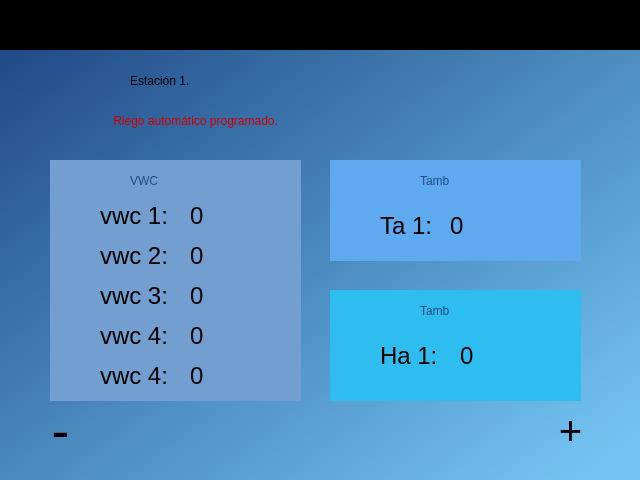
<?xml version="1.0" encoding="UTF-8"?>
<ui version="4.0">
 <class>widget_inicio</class>
 <widget class="QWidget" name="widget_inicio">
  <property name="geometry">
   <rect>
    <x>0</x>
    <y>0</y>
    <width>640</width>
    <height>480</height>
   </rect>
  </property>
  <property name="windowTitle">
   <string>Form</string>
  </property>
  <property name="styleSheet">
   <string notr="true"/>
  </property>
  <widget class="QWidget" name="widget_fecha" native="true">
   <property name="geometry">
    <rect>
     <x>0</x>
     <y>0</y>
     <width>641</width>
     <height>51</height>
    </rect>
   </property>
   <property name="styleSheet">
    <string notr="true">QWidget#widget_fecha{
background-color:rgb(0, 0, 0)}</string>
   </property>
   <widget class="QLabel" name="lbl_hora">
    <property name="geometry">
     <rect>
      <x>20</x>
      <y>10</y>
      <width>151</width>
      <height>21</height>
     </rect>
    </property>
    <property name="styleSheet">
     <string notr="true">font: 57 16pt &quot;Ubuntu&quot;;
color:rgb(238, 238, 236);</string>
    </property>
    <property name="text">
     <string/>
    </property>
   </widget>
   <widget class="QLabel" name="lbl_fecha">
    <property name="geometry">
     <rect>
      <x>460</x>
      <y>10</y>
      <width>161</width>
      <height>21</height>
     </rect>
    </property>
    <property name="styleSheet">
     <string notr="true">font: 57 16pt &quot;Ubuntu&quot;;
color:rgb(238, 238, 236);</string>
    </property>
    <property name="text">
     <string/>
    </property>
   </widget>
  </widget>
  <widget class="QWidget" name="widget_datos" native="true">
   <property name="geometry">
    <rect>
     <x>0</x>
     <y>50</y>
     <width>641</width>
     <height>431</height>
    </rect>
   </property>
   <property name="styleSheet">
    <string notr="true">QWidget#widget_datos{
background-color:qlineargradient(spread:pad, x1:0, y1:0, x2:0.985075, y2:0.903, stop:0 rgba(32, 74, 135, 255), stop:1 rgba(115, 196, 242, 255))
}</string>
   </property>
   <widget class="QLabel" name="label_9">
    <property name="geometry">
     <rect>
      <x>10</x>
      <y>10</y>
      <width>91</width>
      <height>101</height>
     </rect>
    </property>
    <property name="text">
     <string/>
    </property>
    <property name="pixmap">
     <pixmap>../../../Prototipo_telem_01/images/logo.png</pixmap>
    </property>
    <property name="scaledContents">
     <bool>true</bool>
    </property>
   </widget>
   <widget class="QLabel" name="label">
    <property name="geometry">
     <rect>
      <x>30</x>
      <y>360</y>
      <width>71</width>
      <height>51</height>
     </rect>
    </property>
    <property name="text">
     <string/>
    </property>
    <property name="pixmap">
     <pixmap>../../../Prototipo_telem_01/images/flecha_Atras.png</pixmap>
    </property>
    <property name="scaledContents">
     <bool>true</bool>
    </property>
   </widget>
   <widget class="QLabel" name="label_2">
    <property name="geometry">
     <rect>
      <x>40</x>
      <y>360</y>
      <width>41</width>
      <height>41</height>
     </rect>
    </property>
    <property name="font">
     <font>
      <pointsize>40</pointsize>
     </font>
    </property>
    <property name="text">
     <string>-</string>
    </property>
    <property name="alignment">
     <set>Qt::AlignCenter</set>
    </property>
   </widget>
   <widget class="QLabel" name="lbl_num_est">
    <property name="geometry">
     <rect>
      <x>130</x>
      <y>0</y>
      <width>421</width>
      <height>61</height>
     </rect>
    </property>
    <property name="styleSheet">
     <string notr="true">font: 22pt &quot;Ubuntu&quot;;</string>
    </property>
    <property name="text">
     <string>Estación 1.</string>
    </property>
   </widget>
   <widget class="QLabel" name="lbl_tipo_riego">
    <property name="geometry">
     <rect>
      <x>110</x>
      <y>40</y>
      <width>511</width>
      <height>61</height>
     </rect>
    </property>
    <property name="styleSheet">
     <string notr="true">font: 22pt &quot;Ubuntu&quot;;
color:rgb(204, 0, 0)</string>
    </property>
    <property name="text">
     <string> Riego automático programado.</string>
    </property>
   </widget>
   <widget class="QWidget" name="widget_vwc" native="true">
    <property name="geometry">
     <rect>
      <x>50</x>
      <y>110</y>
      <width>251</width>
      <height>241</height>
     </rect>
    </property>
    <property name="styleSheet">
     <string notr="true">QWidget#widget_vwc{
	background-color:rgb(114, 159, 207)
}
</string>
    </property>
    <widget class="QLabel" name="lbl_riego_est1">
     <property name="geometry">
      <rect>
       <x>50</x>
       <y>30</y>
       <width>71</width>
       <height>51</height>
      </rect>
     </property>
     <property name="font">
      <font>
       <family>Ubuntu</family>
       <pointsize>18</pointsize>
       <weight>50</weight>
       <italic>false</italic>
       <bold>false</bold>
      </font>
     </property>
     <property name="styleSheet">
      <string notr="true">font: 18pt &quot;Ubuntu&quot;;
</string>
     </property>
     <property name="text">
      <string>vwc 1:</string>
     </property>
    </widget>
    <widget class="QLabel" name="lbl_riego_est1_2">
     <property name="geometry">
      <rect>
       <x>50</x>
       <y>70</y>
       <width>71</width>
       <height>51</height>
      </rect>
     </property>
     <property name="font">
      <font>
       <family>Ubuntu</family>
       <pointsize>18</pointsize>
       <weight>50</weight>
       <italic>false</italic>
       <bold>false</bold>
      </font>
     </property>
     <property name="styleSheet">
      <string notr="true">font: 18pt &quot;Ubuntu&quot;;
</string>
     </property>
     <property name="text">
      <string>vwc 2:</string>
     </property>
    </widget>
    <widget class="QLabel" name="lbl_riego_est1_3">
     <property name="geometry">
      <rect>
       <x>50</x>
       <y>110</y>
       <width>71</width>
       <height>51</height>
      </rect>
     </property>
     <property name="font">
      <font>
       <family>Ubuntu</family>
       <pointsize>18</pointsize>
       <weight>50</weight>
       <italic>false</italic>
       <bold>false</bold>
      </font>
     </property>
     <property name="styleSheet">
      <string notr="true">font: 18pt &quot;Ubuntu&quot;;
</string>
     </property>
     <property name="text">
      <string>vwc 3:</string>
     </property>
    </widget>
    <widget class="QLabel" name="lbl_riego_est1_4">
     <property name="geometry">
      <rect>
       <x>50</x>
       <y>150</y>
       <width>71</width>
       <height>51</height>
      </rect>
     </property>
     <property name="font">
      <font>
       <family>Ubuntu</family>
       <pointsize>18</pointsize>
       <weight>50</weight>
       <italic>false</italic>
       <bold>false</bold>
      </font>
     </property>
     <property name="styleSheet">
      <string notr="true">font: 18pt &quot;Ubuntu&quot;;
</string>
     </property>
     <property name="text">
      <string>vwc 4:</string>
     </property>
    </widget>
    <widget class="QLabel" name="lbl_riego_est1_5">
     <property name="geometry">
      <rect>
       <x>50</x>
       <y>190</y>
       <width>71</width>
       <height>51</height>
      </rect>
     </property>
     <property name="font">
      <font>
       <family>Ubuntu</family>
       <pointsize>18</pointsize>
       <weight>50</weight>
       <italic>false</italic>
       <bold>false</bold>
      </font>
     </property>
     <property name="styleSheet">
      <string notr="true">font: 18pt &quot;Ubuntu&quot;;
</string>
     </property>
     <property name="text">
      <string>vwc 4:</string>
     </property>
    </widget>
    <widget class="QLabel" name="lbl_vwc_1">
     <property name="geometry">
      <rect>
       <x>140</x>
       <y>30</y>
       <width>71</width>
       <height>51</height>
      </rect>
     </property>
     <property name="font">
      <font>
       <family>Ubuntu</family>
       <pointsize>18</pointsize>
       <weight>50</weight>
       <italic>false</italic>
       <bold>false</bold>
      </font>
     </property>
     <property name="styleSheet">
      <string notr="true">font: 18pt &quot;Ubuntu&quot;;
</string>
     </property>
     <property name="text">
      <string>0</string>
     </property>
    </widget>
    <widget class="QLabel" name="lbl_vwc_2">
     <property name="geometry">
      <rect>
       <x>140</x>
       <y>70</y>
       <width>71</width>
       <height>51</height>
      </rect>
     </property>
     <property name="font">
      <font>
       <family>Ubuntu</family>
       <pointsize>18</pointsize>
       <weight>50</weight>
       <italic>false</italic>
       <bold>false</bold>
      </font>
     </property>
     <property name="styleSheet">
      <string notr="true">font: 18pt &quot;Ubuntu&quot;;
</string>
     </property>
     <property name="text">
      <string>0</string>
     </property>
    </widget>
    <widget class="QLabel" name="lbl_vwc_3">
     <property name="geometry">
      <rect>
       <x>140</x>
       <y>110</y>
       <width>71</width>
       <height>51</height>
      </rect>
     </property>
     <property name="font">
      <font>
       <family>Ubuntu</family>
       <pointsize>18</pointsize>
       <weight>50</weight>
       <italic>false</italic>
       <bold>false</bold>
      </font>
     </property>
     <property name="styleSheet">
      <string notr="true">font: 18pt &quot;Ubuntu&quot;;
</string>
     </property>
     <property name="text">
      <string>0</string>
     </property>
    </widget>
    <widget class="QLabel" name="lbl_vwc_4">
     <property name="geometry">
      <rect>
       <x>140</x>
       <y>150</y>
       <width>71</width>
       <height>51</height>
      </rect>
     </property>
     <property name="font">
      <font>
       <family>Ubuntu</family>
       <pointsize>18</pointsize>
       <weight>50</weight>
       <italic>false</italic>
       <bold>false</bold>
      </font>
     </property>
     <property name="styleSheet">
      <string notr="true">font: 18pt &quot;Ubuntu&quot;;
</string>
     </property>
     <property name="text">
      <string>0</string>
     </property>
    </widget>
    <widget class="QLabel" name="lbl_vwc_5">
     <property name="geometry">
      <rect>
       <x>140</x>
       <y>190</y>
       <width>71</width>
       <height>51</height>
      </rect>
     </property>
     <property name="font">
      <font>
       <family>Ubuntu</family>
       <pointsize>18</pointsize>
       <weight>50</weight>
       <italic>false</italic>
       <bold>false</bold>
      </font>
     </property>
     <property name="styleSheet">
      <string notr="true">font: 18pt &quot;Ubuntu&quot;;
</string>
     </property>
     <property name="text">
      <string>0</string>
     </property>
    </widget>
    <widget class="QLabel" name="lbl_riego_est_2">
     <property name="geometry">
      <rect>
       <x>80</x>
       <y>0</y>
       <width>71</width>
       <height>41</height>
      </rect>
     </property>
     <property name="styleSheet">
      <string notr="true">font: 18pt &quot;Ubuntu&quot;;
color:rgb(32, 74, 135)</string>
     </property>
     <property name="text">
      <string>VWC</string>
     </property>
    </widget>
   </widget>
   <widget class="QWidget" name="widget_tamb" native="true">
    <property name="geometry">
     <rect>
      <x>330</x>
      <y>110</y>
      <width>251</width>
      <height>101</height>
     </rect>
    </property>
    <property name="styleSheet">
     <string notr="true">QWidget#widget_tamb
{
	background-color:rgb(95, 169, 239)
}
</string>
    </property>
    <widget class="QLabel" name="lbl_riego_est1_6">
     <property name="geometry">
      <rect>
       <x>50</x>
       <y>40</y>
       <width>71</width>
       <height>51</height>
      </rect>
     </property>
     <property name="font">
      <font>
       <family>Ubuntu</family>
       <pointsize>18</pointsize>
       <weight>50</weight>
       <italic>false</italic>
       <bold>false</bold>
      </font>
     </property>
     <property name="styleSheet">
      <string notr="true">font: 18pt &quot;Ubuntu&quot;;
</string>
     </property>
     <property name="text">
      <string>Ta 1:</string>
     </property>
    </widget>
    <widget class="QLabel" name="lbl_Ta_1">
     <property name="geometry">
      <rect>
       <x>120</x>
       <y>40</y>
       <width>91</width>
       <height>51</height>
      </rect>
     </property>
     <property name="font">
      <font>
       <family>Ubuntu</family>
       <pointsize>18</pointsize>
       <weight>50</weight>
       <italic>false</italic>
       <bold>false</bold>
      </font>
     </property>
     <property name="styleSheet">
      <string notr="true">font: 18pt &quot;Ubuntu&quot;;
</string>
     </property>
     <property name="text">
      <string>0</string>
     </property>
    </widget>
    <widget class="QLabel" name="lbl_riego_est_3">
     <property name="geometry">
      <rect>
       <x>90</x>
       <y>0</y>
       <width>71</width>
       <height>41</height>
      </rect>
     </property>
     <property name="styleSheet">
      <string notr="true">font: 18pt &quot;Ubuntu&quot;;
color:rgb(32, 74, 135)</string>
     </property>
     <property name="text">
      <string>Tamb</string>
     </property>
    </widget>
   </widget>
   <widget class="QWidget" name="widget_hamb" native="true">
    <property name="geometry">
     <rect>
      <x>330</x>
      <y>240</y>
      <width>251</width>
      <height>111</height>
     </rect>
    </property>
    <property name="styleSheet">
     <string notr="true">QWidget#widget_hamb
{
	background-color:rgb(47, 189, 239)
}
</string>
    </property>
    <widget class="QLabel" name="lbl_riego_est1_8">
     <property name="geometry">
      <rect>
       <x>50</x>
       <y>40</y>
       <width>71</width>
       <height>51</height>
      </rect>
     </property>
     <property name="font">
      <font>
       <family>Ubuntu</family>
       <pointsize>18</pointsize>
       <weight>50</weight>
       <italic>false</italic>
       <bold>false</bold>
      </font>
     </property>
     <property name="styleSheet">
      <string notr="true">font: 18pt &quot;Ubuntu&quot;;
</string>
     </property>
     <property name="text">
      <string>Ha 1:</string>
     </property>
    </widget>
    <widget class="QLabel" name="lbl_Ha_1">
     <property name="geometry">
      <rect>
       <x>130</x>
       <y>40</y>
       <width>81</width>
       <height>51</height>
      </rect>
     </property>
     <property name="font">
      <font>
       <family>Ubuntu</family>
       <pointsize>18</pointsize>
       <weight>50</weight>
       <italic>false</italic>
       <bold>false</bold>
      </font>
     </property>
     <property name="styleSheet">
      <string notr="true">font: 18pt &quot;Ubuntu&quot;;
</string>
     </property>
     <property name="text">
      <string>0</string>
     </property>
    </widget>
    <widget class="QLabel" name="lbl_riego_est_4">
     <property name="geometry">
      <rect>
       <x>90</x>
       <y>0</y>
       <width>71</width>
       <height>41</height>
      </rect>
     </property>
     <property name="styleSheet">
      <string notr="true">font: 18pt &quot;Ubuntu&quot;;
color:rgb(32, 74, 135)</string>
     </property>
     <property name="text">
      <string>Tamb</string>
     </property>
    </widget>
   </widget>
   <widget class="QLabel" name="label_4">
    <property name="geometry">
     <rect>
      <x>530</x>
      <y>360</y>
      <width>71</width>
      <height>51</height>
     </rect>
    </property>
    <property name="text">
     <string/>
    </property>
    <property name="pixmap">
     <pixmap>../../../Prototipo_telem_01/images/flecha_Adelante.png</pixmap>
    </property>
    <property name="scaledContents">
     <bool>true</bool>
    </property>
   </widget>
   <widget class="QLabel" name="label_3">
    <property name="geometry">
     <rect>
      <x>550</x>
      <y>360</y>
      <width>41</width>
      <height>41</height>
     </rect>
    </property>
    <property name="font">
     <font>
      <pointsize>30</pointsize>
     </font>
    </property>
    <property name="text">
     <string>+</string>
    </property>
    <property name="alignment">
     <set>Qt::AlignCenter</set>
    </property>
   </widget>
  </widget>
 </widget>
 <resources/>
 <connections/>
</ui>
